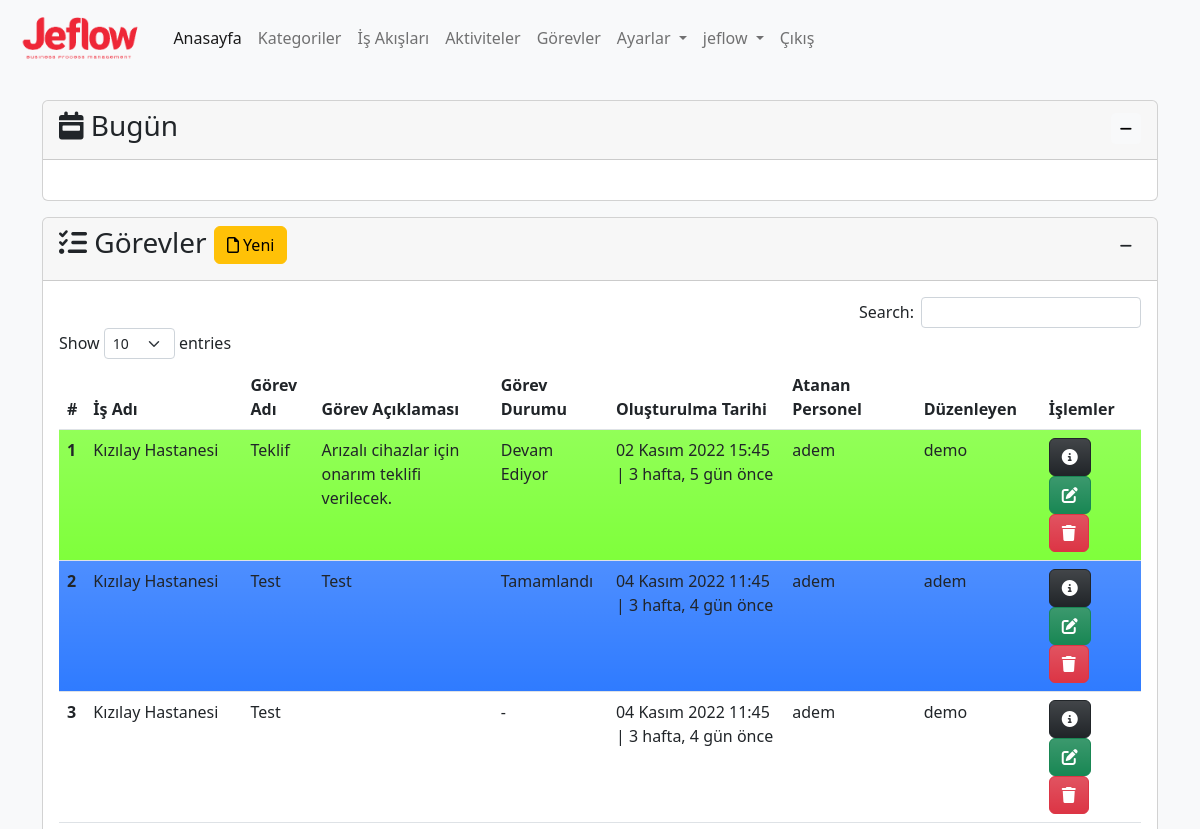
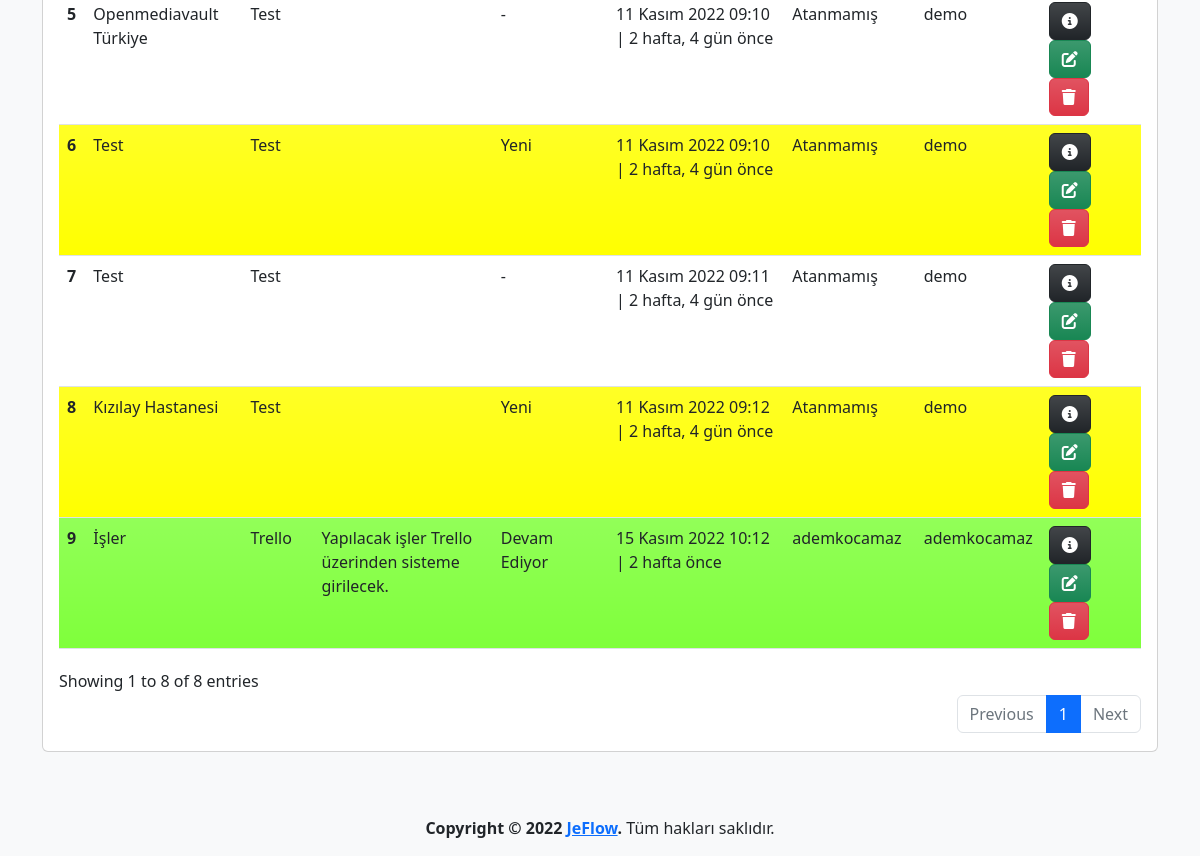
The page /task/ (signed in) on the database as committed earlier (2 pictures, top to bottom).
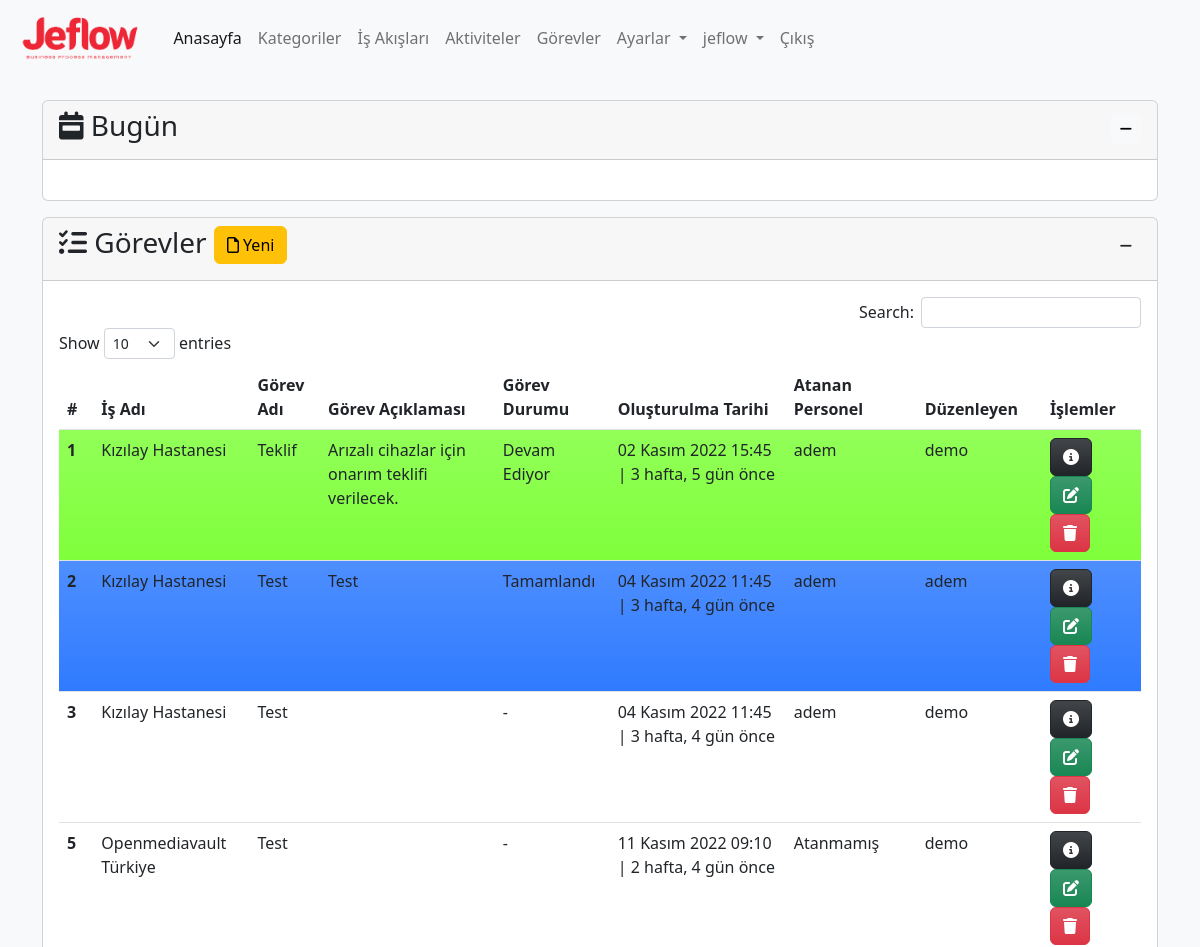
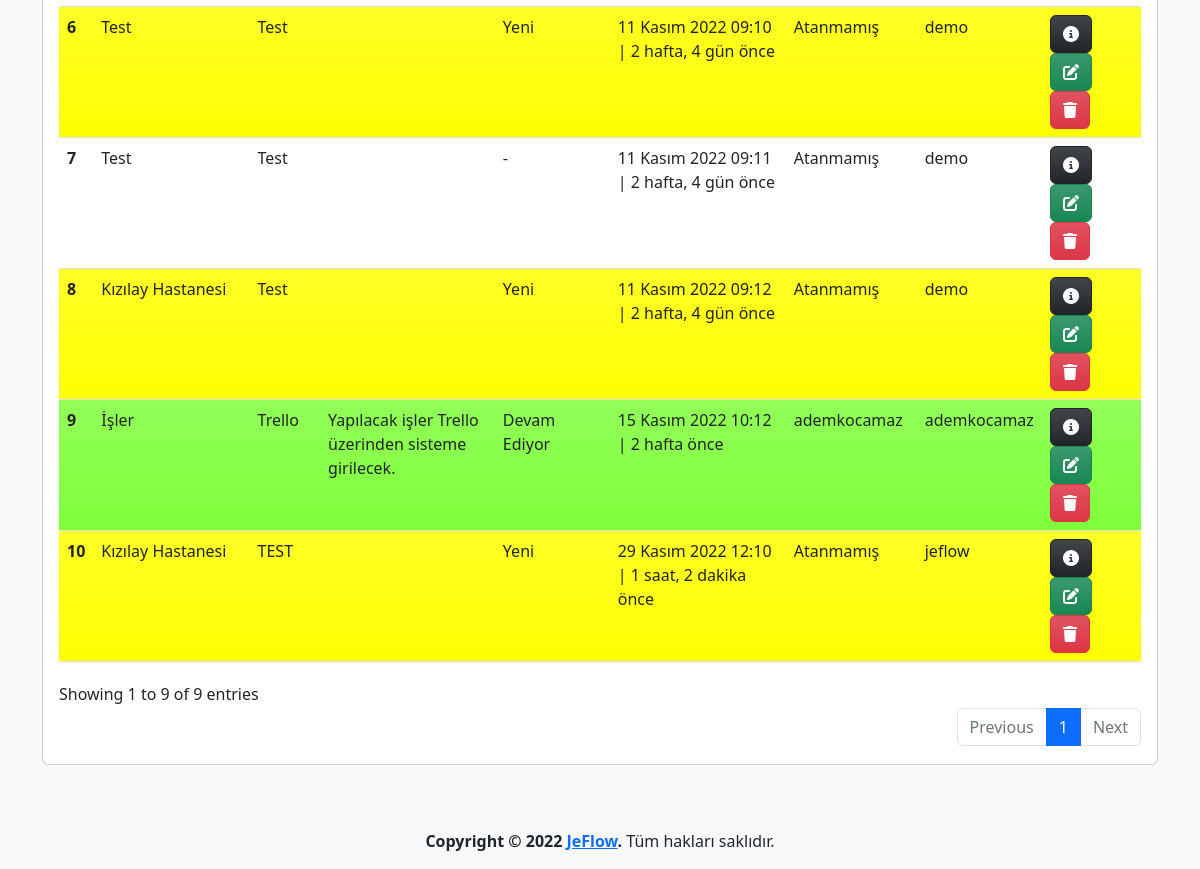
The same page on the database as committed later (2 pictures, top to bottom).
### app/models.py (models this page shows, shortened)
class Task(models.Model):
    process=models.ForeignKey(Process,on_delete=models.CASCADE,verbose_name='İş Adı')
    name=models.CharField(max_length=500,verbose_name='Görev Adı')
    description=models.TextField(verbose_name='Görev Açıklaması', blank=True, null=True)
    state=models.ForeignKey(State, on_delete=models.SET_NULL,verbose_name='Durum', blank=True, null=True)
    assigned_user=models.ForeignKey(User,on_delete=models.SET_NULL,related_name='assigned_user',verbose_name='Atanan Personel', blank=True, null=True)
    created_date=models.DateTimeField(auto_now_add=True, verbose_name='Oluşturulma Tarihi')
    user=models.ForeignKey(User,on_delete=models.CASCADE,verbose_name='Kullanıcı', blank=True, null=True)
    class Meta:
        verbose_name='Görev'
        verbose_name_plural='Görevler'

class Process(models.Model):
    category=models.ForeignKey(Category,on_delete=models.CASCADE,verbose_name='Kategori')
    name=models.CharField(max_length=500,verbose_name='İş Akış Adı')
    description=models.TextField(verbose_name='İş Akış Açıklaması', blank=True, null=True)
    state=models.ForeignKey(State, on_delete=models.SET_NULL,verbose_name='Durum', blank=True, null=True)
    created_date=models.DateTimeField(auto_now_add=True, verbose_name='Oluşturulma Tarihi')
    user=models.ForeignKey(User,on_delete=models.CASCADE,verbose_name='Kullanıcı', blank=True, null=True)
    def __str__(self):
        return self.name # + ' - ' + self.created_date.strftime("%d.%m.%Y, %H:%M:%S")
    class Meta:
        verbose_name='İş Akışı'
        verbose_name_plural='İş Akışları'

class State(models.Model):
    name=models.CharField(max_length=100,verbose_name='Durum')
    description=models.TextField(verbose_name='Açıklama', blank=True, null=True)
    color=ColorField(default='#FFFFFF',verbose_name='Renk')
    created_date=models.DateTimeField(auto_now_add=True, verbose_name='Oluşturulma Tarihi', blank=True, null=True)
    user=models.ForeignKey(User,on_delete=models.PROTECT,verbose_name='Kullanıcı', blank=True, null=True)
    def __str__(self):
        return self.name
    class Meta:
        verbose_name='Durum'
        verbose_name_plural='Durumlar'

### app/views.py (the view, shortened to what this page needs)
# urls.py: path('task/', views.task, name='task'),
@login_required(login_url='/user/login/')
def task(request):
    state=get_object_or_404(State,name='Yeni')
    task_form=TaskForm(initial={'state':state})
    tasks = Task.objects.order_by('created_date')
    context = {
        'task_form':task_form,
        'tasks': tasks
    }
    return render(request, 'app/task.html', context)

### app/forms.py
class TaskForm(forms.ModelForm):
    class Meta:
        model=Task
        fields=('process','name','description','assigned_user','state')

### templates/app/task.html (shortened to what the changed rows need)
{% extends 'layout.html' %}
{% load humanize %}
{% block content %}
{% load crispy_forms_tags %}
<div class="row mt-3">
    <div class="col-md-12">
        <div class="card">
            <div class="collapse show" id="collapseTask">
                <div class="card-body">
                    {% if tasks %}
                    <table id="task" class="table table-hover">
                        <thead>
                            <tr>
                                <th scope="col">#</th>
                                <th scope="col">İş Adı</th>
                                <th scope="col">Görev Adı</th>
                                <th scope="col">Görev Açıklaması</th>
                                <th scope="col">Görev Durumu</th>
                                <th scope="col">Oluşturulma Tarihi</th>
                                <th scope="col">Atanan Personel</th>
                                <th scope="col">Düzenleyen</th>
                                <th scope="col">İşlemler</th>
                            </tr>
                        </thead>
                        <tbody>
                            {% for task in tasks %}
                            <tr class="bg-gradient" style="background-color: {{ task.state.color }}">
                                <th scope="row">{{ task.id }}</th>
                                <td>{{ task.process }}</td>
                                <td>{{ task.name }}</td>
                                <td>{{ task.description | safe }}</td>
                                <td>
                                    {% if task.state is not None %}
                                    {{task.state}}
                                    {% else %}
                                    -
                                    {% endif %}
                                </td>
                                <td>{{ task.created_date }} | {{ task.created_date | timesince}} önce</td>
                                <td>
                                    {% if task.assigned_user is not None%}
                                    {{ task.assigned_user }}
                                    {% else %}
                                    Atanmamış
                                    {% endif %}
                                </td>
                                <td>{{ task.user }}</td>
                                <td>
                                    <a href="{% url 'task_detail' task.id %}" class="btn btn-dark bg-gradient"
                                        data-bs-toggle="popover" data-bs-trigger="hover" data-bs-title="Detaylar"
                                        data-bs-content="Seçili satırdaki kaydın detaylarını görüntüler.">
                                        <i class="fa-solid fa-circle-info"></i>
                                    </a>
                                    <a class="btn btn-success bg-gradient" href="{% url 'task_update' task.id %}"
                                        data-bs-toggle="popover" data-bs-trigger="hover" data-bs-title="Düzenle"
                                        data-bs-content="Seçili satırdaki kaydı düzenler.">
                                        <i class="fa-solid fa-pen-to-square"></i>
                                    </a>
                                    <a class="btn btn-danger bg-gradient" href="{% url 'task_delete' task.id %}"
                                        data-bs-toggle="popover" data-bs-trigger="hover" data-bs-title="Sil"
                                        data-bs-content="Seçili satırdaki kaydı siler.">
                                        <i class="fa-solid fa-trash"></i>
                                    </a>
                                </td>
                            </tr>
                            {% endfor %}
                        </tbody>
                    </table>
                    {% else %}
                    <div class="alert alert-warning">
                        <p>Görev bulunamadı.</p>
                    </div>
                    {% endif %}
                </div>
            </div>
        </div>
    </div>
</div>
{% endblock %}

Rows that differ between the two databases and show on the page:
added Task: id "10", process "Kızılay Hastanesi", name "TEST", state "Yeni", created_date "29 Kasım 2022 12:10", created_date "1 saat, 2 dakika", shows "Atanmamış", user "jeflow"
Other text that changed with them:
text written by a page script: "Search: Show entries Showing 1 to 8 of 8 entries Previous 1 Next" → "Search: Show entries Showing 1 to 9 of 9 entries Previous 1 Next"
